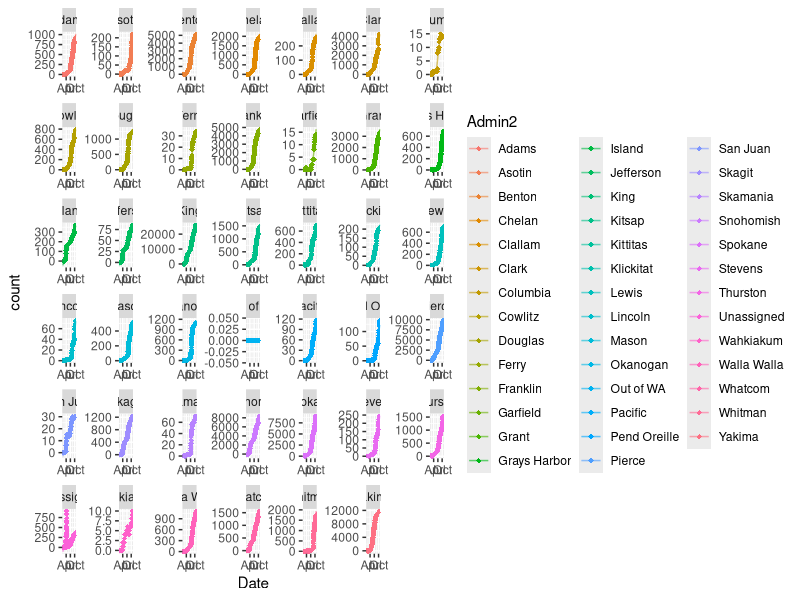
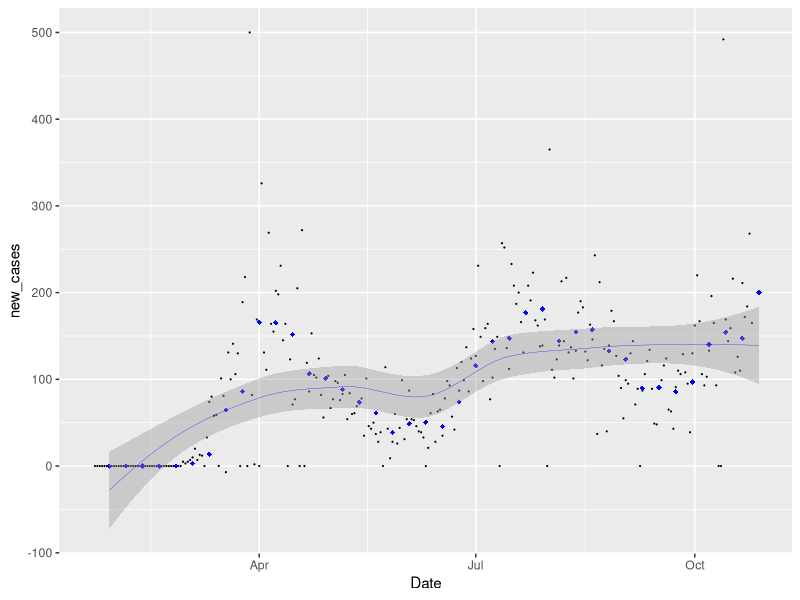
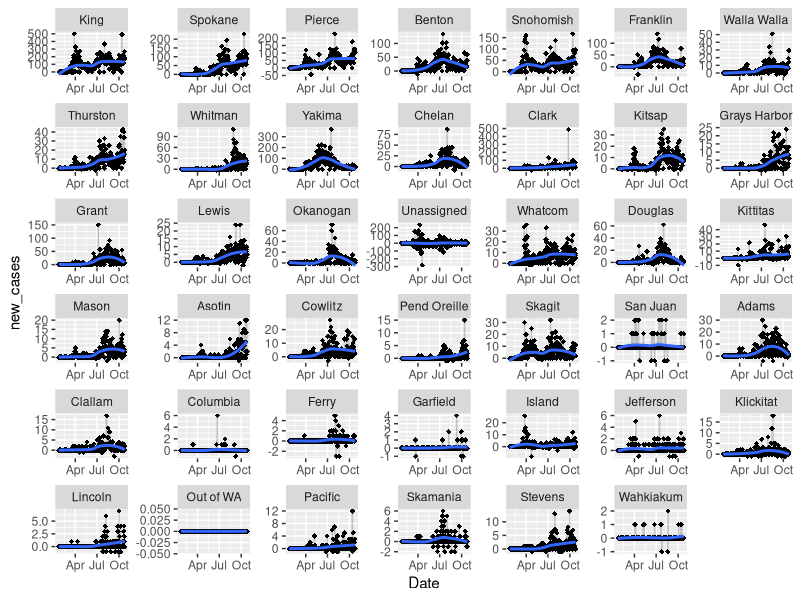

These figures' R source, in order: (Note: this script raises an error after producing the figures.)
library(tidyverse)
library(lubridate)
library(forcats)
# read US Cases into Rstudio ----------------------------------------------

covid_cases_us <- read.csv(here::here("data","covid_US_cases_raw.csv"),stringsAsFactors = F)

# tidy up the data for graphing
recent_date <- colnames(covid_cases_us)[length(covid_cases_us)]
head(covid_cases_us)

str(covid_cases_us)

UID_dates<- covid_cases_us %>% select(UID,X1.22.20:recent_date) %>% gather(key = Date, value= count,-UID)

UID_info<- covid_cases_us %>% select(-c(X1.22.20:recent_date))

covid_US_cases_tidy<- left_join(UID_info,UID_dates,by="UID")

covid_US_cases_tidy<-covid_US_cases_tidy %>% mutate(Date=gsub("X","",Date))
str(covid_US_cases_tidy)

cols<- names(covid_US_cases_tidy[c(1:8,11)])

#Use lapply() to coerce and replace the chosen columns:
covid_US_cases_tidy[cols] <- lapply(covid_US_cases_tidy[cols], factor)  ## as.factor() could also be used
covid_US_cases_tidy$Date<- mdy(covid_US_cases_tidy$Date)
str(covid_US_cases_tidy)
#write.csv(covid_US_cases_tidy,file='./data/covid_US_cases_tidy.csv')



#covid_US_cases_tidy<- read.csv(file='./data/covid_US_cases_tidy.csv')

# list of counties in Washington

covid_US_cases_tidy %>% filter(Province_State=="Washington") %>% group_by(Admin2) %>%
  summarise(m=max(count)) %>% arrange(desc(m))

# total cumulative cases in Washington state, King and Spkane county

covid_US_cases_tidy %>% filter(Province_State=="Washington"#,
                               #Admin2=="King"|
                                # Admin2=="Spokane"|
                                 #Admin2=="Snohomish",count>01
                               ) %>%
  group_by(Admin2) %>%
  arrange(desc(Date)) %>% select(-c(iso2:FIPS,Country_Region)) %>% group_by(Date)%>%
  ggplot(aes(Date,count,color=Admin2))+geom_point(shape=18)+
  geom_line(stat='smooth',se=F,alpha=.6)+
  facet_wrap(~Admin2,scales='free')

new.cases <- c("Adams",'Benton','Grant', 'Clark', 'Franklin','Skagit','Spokane','Thurston','Walla Walla','Yakima',"King")

covid_US_cases_tidy %>% filter(#Date>today()-21,
                               Province_State=='Washington') %>%
  #filter(Admin2 == "King" |Admin2 %in% new.cases) %>%
  group_by(Admin2) %>%
  arrange(-desc(Date)) %>% select(-c(iso2:FIPS,Country_Region)) %>%
  mutate(count_lag=lag(count,1),new_cases=count-count_lag) %>% group_by(Date) %>%
  arrange(desc(Date),desc(new_cases)) %>%
  mutate(sort.Admin2=factor(Admin2))-> wa.new.cases#


# The following compares snohomish and king on average weekly new  --------

wa.new.cases %>% filter(Admin2=="King") %>% select(Admin2,count,count_lag,new_cases) %>% mutate(week=week(Date)) %>% group_by(week,Admin2)%>% summarise(mean_new=mean(new_cases,na.rm=T),sum_new=sum(new_cases,na.rm=T)) %>% mutate(d=ymd("2020-01-01")+weeks(week))->weekly_king

wa.new.cases %>% filter(Admin2=="King") %>% select(Admin2,count,count_lag,new_cases) %>%
  mutate(week=week(Date)) %>%
  group_by(week,Admin2) %>%
  ggplot(aes(x=Date,y=new_cases))+
  geom_point(size=.1) +
  geom_point(data=weekly_king,aes(x=d,y=mean_new),color='blue', shape=18)+
  geom_smooth(data=weekly_king,aes(x=d,y=mean_new),color='blue',size=.1)


  wa.new.cases[,c(3,12)] <- lapply(wa.new.cases[,c(3,12)],function(x) factor(x))
lapply(wa.new.cases[,c('Admin2','sort.Admin2')], levels)
wa.new.cases[,12] <- factor(wa.new.cases$Admin2,levels = wa.new.cases$Admin2[1:41], ordered = T)

wa.new.cases %>%
  ggplot(aes(Date,new_cases))+
  geom_point(shape=18)+geom_line(alpha=.2)+geom_smooth(se=F)+
  facet_wrap(~sort.Admin2,scales = 'free')

# all us state and then some
drop_ship <- c("Diamond Princess","Grand Princess")
drop_state <- c("New Jersey","New York","Massachusetts","California",)
protest_states <- c("Minnesota","Texas","Colorado","Michigan","Illinois",
                    "Wisconsin","Ohio","Mississippi","North Carolina","Alabama","Arizona")

covid_US_cases_tidy %>%
  select(-c(iso2:FIPS,
            Admin2,
            Country_Region)) %>%
  group_by(Province_State,
           #Admin2,
           Date) %>%
  summarise(count = sum(count, na.rm = T)) %>%
  filter(Date > "2020-04-20", !Province_State %in% drop_ship) %>%
  #filter(!Province_State %in% drop_state) %>%
  #filter(Province_State %in% protest_states) %>%
  mutate(new_cases = count - lag(count)) %>%
  group_by(Date, Province_State) %>% arrange(desc(Date), desc(new_cases)) %>%
  mutate(sort_state = factor(Province_State))  -> tmp

  tmp[,c(1,5)] <- lapply(tmp[,c(1,5)],function(x) factor(x))
  lapply(tmp[,c('Province_State','sort_state')], levels)
  tmp[,5] <- factor(tmp$Province_State,levels = tmp$Province_State[1:56], ordered = T)

    tmp %>%
    ggplot(aes(x=Date,new_cases))+ geom_point(size=.2)+
  geom_line()+
  facet_wrap(~sort_state,scales = 'fixed')+
  ggtitle("new cases in the States since 4/21\nBlue simple linear regression, pink with , loess")+
  geom_smooth(method='lm',color='blue',se=F)+
geom_smooth(color='pink',size=.6)
